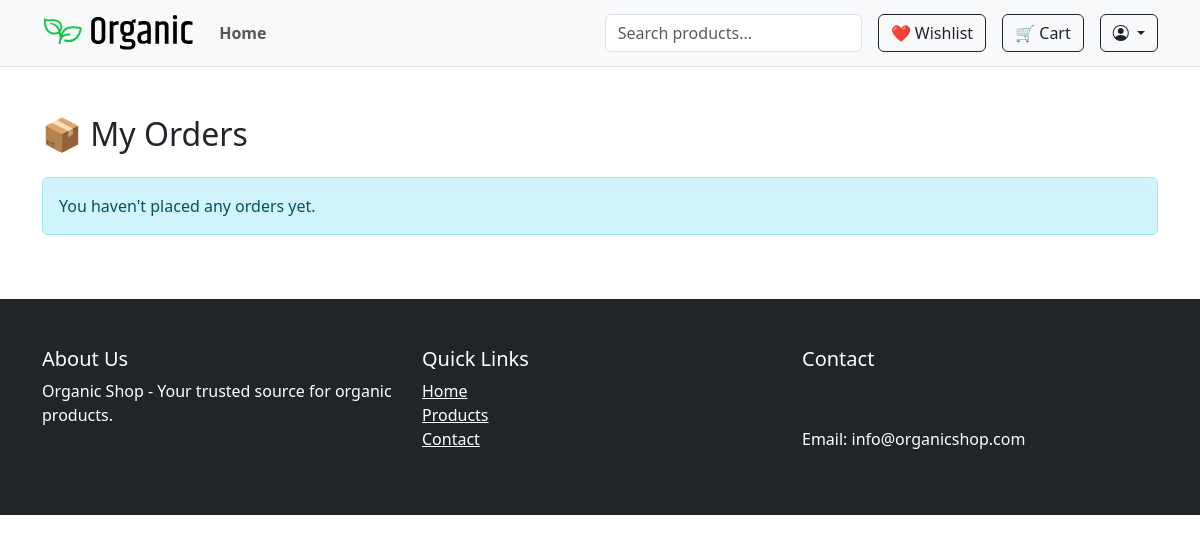
The app's page /accounts/orders/ (signed in), older data.
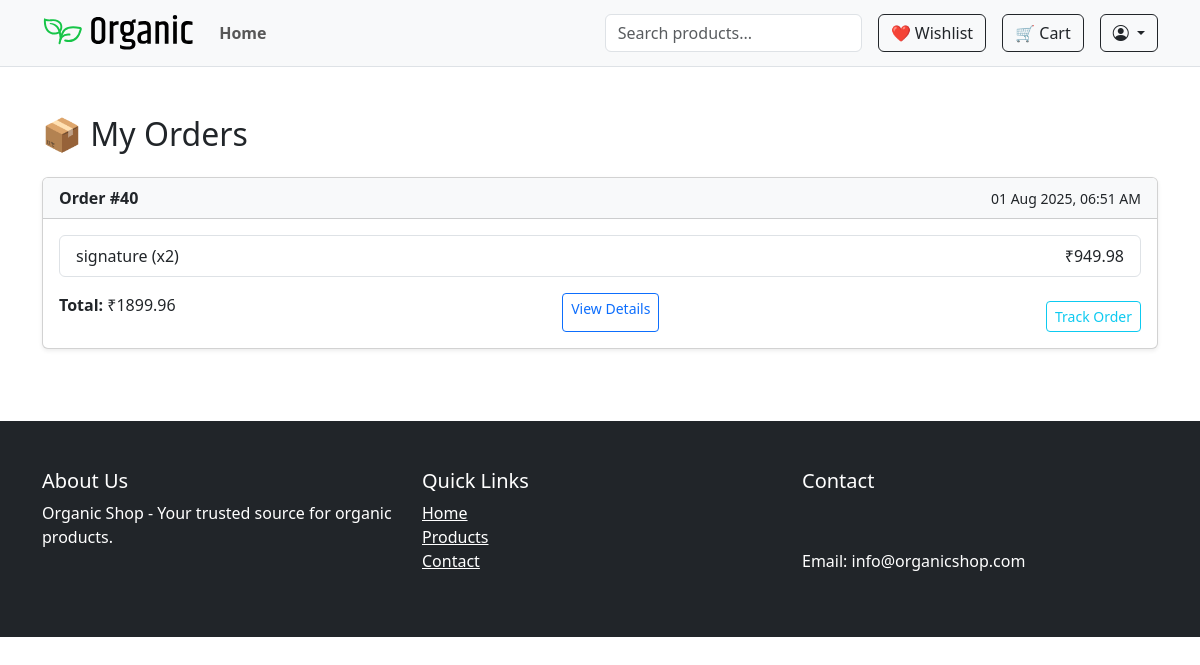
The same page, newer data.
### accounts/models.py (models this page shows, shortened)
class Order(models.Model):
    STATUS_CHOICES = [
        ('pending', 'Pending'),
        ('processing', 'Processing'),
        ('shipped', 'Shipped'),
        ('delivered', 'Delivered'),
        ('cancelled', 'Cancelled'),
    ]
    PAYMENT_CHOICES = [
        ('COD', 'Cash on Delivery'),
        ('ONLINE', 'Online Payment'),
    ]
    user = models.ForeignKey(User, on_delete=models.CASCADE)
    address = models.ForeignKey(Address, on_delete=models.SET_NULL, null=True)
    total_price = models.DecimalField(max_digits=10, decimal_places=2)
    promo_code = models.ForeignKey(PromoCode, on_delete=models.SET_NULL, null=True, blank=True)
    payment_method = models.CharField(max_length=20, choices=PAYMENT_CHOICES, default='COD')
    created_at = models.DateTimeField(auto_now_add=True)
    status = models.CharField(max_length=20, choices=STATUS_CHOICES, default='pending')
    is_paid = models.BooleanField(default=False)

class OrderItem(models.Model):
    order = models.ForeignKey(Order, related_name='items', on_delete=models.CASCADE)
    product = models.ForeignKey(Product, on_delete=models.SET_NULL, null=True)
    price = models.DecimalField(max_digits=10, decimal_places=2)
    quantity = models.PositiveIntegerField(default=1)

### shop/models.py (models this page shows, shortened)
class Product(models.Model):
    category = models.ForeignKey(Category, on_delete=models.CASCADE, related_name='products')
    name = models.CharField(max_length=255)
    slug = models.SlugField(unique=True)
    description = models.TextField()
    price = models.DecimalField(max_digits=10, decimal_places=2)
    discount_price = models.DecimalField(max_digits=10, decimal_places=2, null=True, blank=True)
    image = models.ImageField(upload_to='products/')
    is_featured = models.BooleanField(default=False)
    sold_count = models.PositiveIntegerField(default=0)
    created_at = models.DateTimeField(auto_now_add=True)
    views = models.PositiveIntegerField(default=0)
    available = models.BooleanField(default=True)
    stock = models.PositiveIntegerField(default=0)

### accounts/views.py (the view)
# urls.py: path('orders/', views.my_orders_view, name='my_orders'),
@login_required
def my_orders_view(request):
    orders = Order.objects.filter(user=request.user).order_by('-created_at').prefetch_related('items__product')
    return render(request, 'accounts/my_orders.html', {'orders': orders})

### accounts/templates/accounts/my_orders.html
{% extends 'shop/base.html' %}
{% block content %}
<div class="container py-5">
  <h2 class="mb-4">📦 My Orders</h2>
  {% if orders %}
    {% for order in orders %}
      <div class="card mb-4 shadow-sm">
        <div class="card-header bg-light d-flex justify-content-between align-items-center">
          <strong>Order #{{ order.id }}</strong>
          <small>{{ order.created_at|date:"d M Y, H:i A" }}</small>
        </div>
        <div class="card-body">
          <ul class="list-group mb-3">
            {% for item in order.items.all %}
              <li class="list-group-item d-flex justify-content-between">
                <span>{{ item.product.name }} (x{{ item.quantity }})</span>
                <span>₹{{ item.price|floatformat:2 }}</span>
              </li>
            {% endfor %}
          </ul>
          <div class="d-flex justify-content-between">
            <span><strong>Total:</strong> ₹{{ order.total_price|floatformat:2 }}</span>
            <a href="{% url 'accounts:order_detail' order.id %}" class="btn btn-outline-primary btn-sm">View Details</a>
            <a href="{% url 'accounts:order_tracking' order.id %}" class="btn btn-outline-info btn-sm mt-2">Track Order</a>
          </div>
        </div>
      </div>
    {% endfor %}
  {% else %}
    <div class="alert alert-info">You haven't placed any orders yet.</div>
  {% endif %}
</div>
{% endblock %}

Row changes from the older to the newer data that the page shows:
added Order: id "40", created_at "01 Aug 2025, 06:51 AM", total_price "1899.96"
added OrderItem: product.name "signature", quantity "2", price "949.98"
Text that changed along with them:
text no longer shown: "You haven't placed any orders yet."
